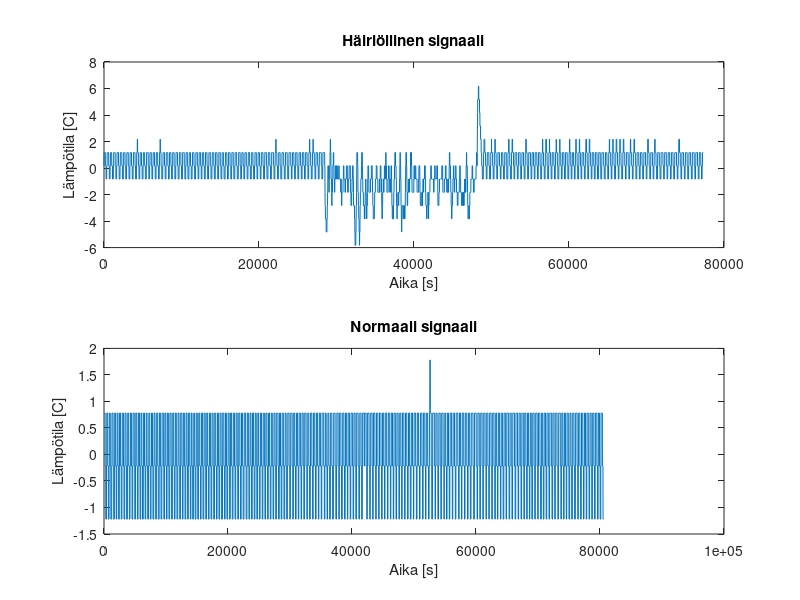
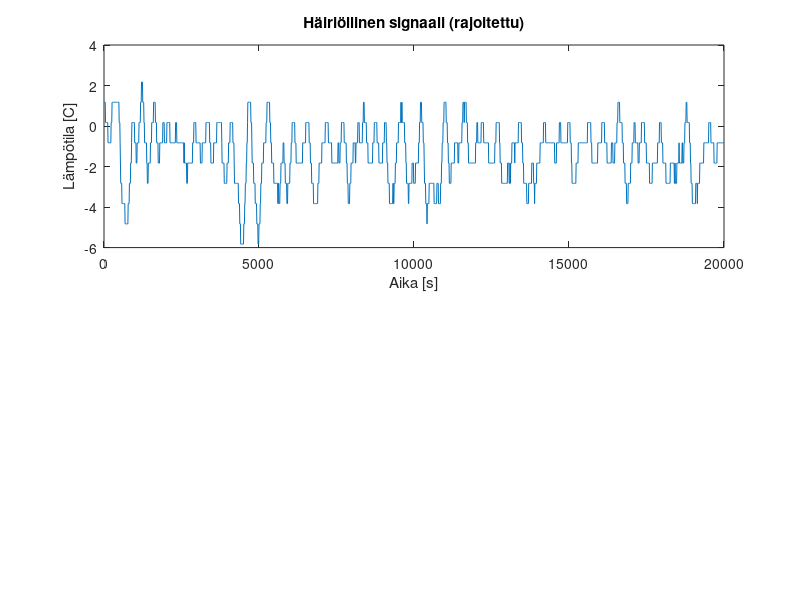
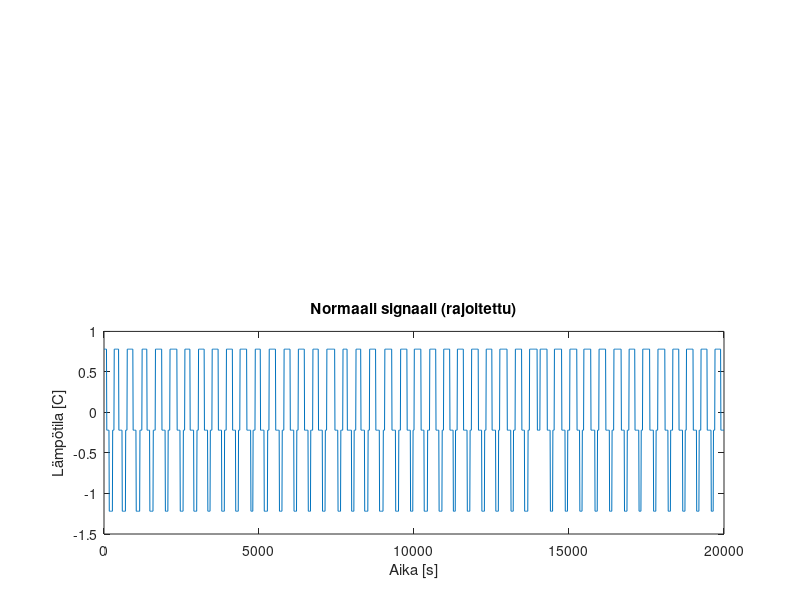
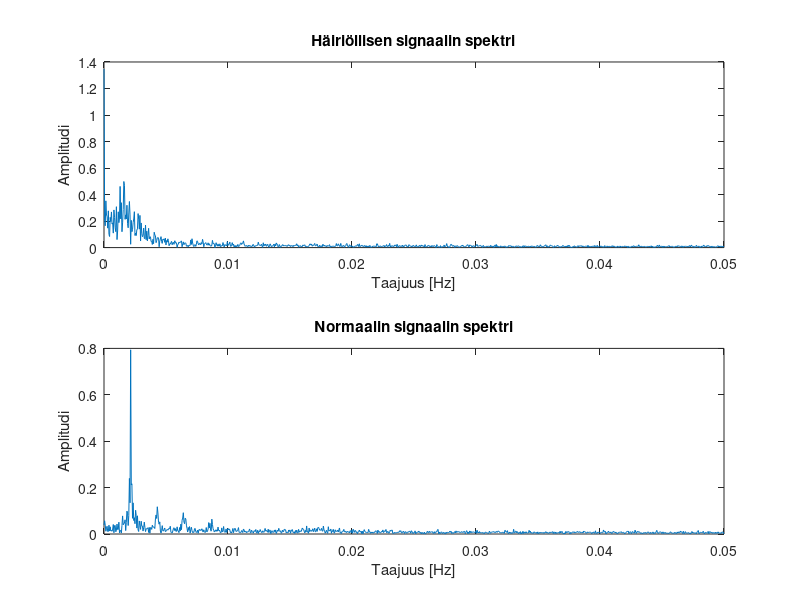

These figures' MATLAB source, in order:
% DiSiPer - lisätehtävä 3

% 1. Lue tiedostot
data_fault = load('fc_fault.mat');
if isempty(data_fault)
    error('Virhe: fc_fault.mat -tiedoston lataaminen epäonnistui.');
end

data_norm = load('fc_norm.mat');
if isempty(data_norm)
    error('Virhe: fc_norm.mat -tiedoston lataaminen epäonnistui.');
end

% Käytä oikeita muuttujien nimiä
fault_signal = data_fault.fc_fault;
norm_signal = data_norm.fc_norm;

% Näytteistystaajuus
fs = 0.1; % Hz
dt = 1/fs; % Näyteväliaika

% 2. Luo aikavektori ja piirrä alkuperäiset signaalit
t = 0:dt:(length(fault_signal)-1)*dt;
t2 = 0:dt:(length(norm_signal)-1)*dt;

figure;
subplot(2,1,1);
plot(t, fault_signal);
xlabel('Aika [s]');
ylabel('Lämpötila [C]');
title('Häiriöllinen signaali');

subplot(2,1,2);
plot(t2, norm_signal);
xlabel('Aika [s]');
ylabel('Lämpötila [C]');
title('Normaali signaali');

waitforbuttonpress;

% 3. Luo uudet muuttujat rajoitetulle aikavälille
start_index = 2800;
end_index = 4800;

fault_signal_zoom = fault_signal(start_index:end_index);
norm_signal_zoom = norm_signal(start_index:end_index);

t_zoom_fault = 0:dt:(length(fault_signal_zoom)-1)*dt;
t_zoom_norm = 0:dt:(length(norm_signal_zoom)-1)*dt;

% 4. Piirrä rajoitetun aikavälin signaalit omiin ikkunoihin subplot-komennolla
figure;
subplot(2,1,1);
plot(t_zoom_fault, fault_signal_zoom);
xlabel('Aika [s]');
ylabel('Lämpötila [C]');
title('Häiriöllinen signaali (rajoitettu)');

figure;
subplot(2,1,2);
plot(t_zoom_norm, norm_signal_zoom);
xlabel('Aika [s]');
ylabel('Lämpötila [C]');
title('Normaali signaali (rajoitettu)');

waitforbuttonpress;

% 5. Muodosta ja piirrä amplitudispektrit
N = length(fault_signal_zoom);
f = fs*(0:(N/2))/N;

fault_fft = fft(fault_signal_zoom);
norm_fft = fft(norm_signal_zoom);

P1_fault = abs(fault_fft/N);
P1_norm = abs(norm_fft/N);

P2_fault = P1_fault(1:N/2+1);
P2_norm = P1_norm(1:N/2+1);

P2_fault(2:end-1) = 2*P2_fault(2:end-1);
P2_norm(2:end-1) = 2*P2_norm(2:end-1);

figure;
subplot(2,1,1);
plot(f, P2_fault);
xlabel('Taajuus [Hz]');
ylabel('Amplitudi');
title('Häiriöllisen signaalin spektri');

subplot(2,1,2);
plot(f, P2_norm);
xlabel('Taajuus [Hz]');
ylabel('Amplitudi');
title('Normaalin signaalin spektri');

% 6. Spektrien tulkinta (disp-funktio)
disp('Spektrien tulkinta:');
disp('Häiriöllisen signaalin spektrissä on havaittavissa selvempiä piikkejä tietyillä taajuuksilla,');
disp('mikä viittaa siihen, että signaalissa on voimakkaampia jaksollisia komponentteja.');
disp('Normaalin signaalin spektri on tasaisempi, mikä viittaa siihen, että signaali on vakaampi');
disp('ja siinä on vähemmän jaksollisia häiriöitä.');
disp('Spektreissä on selvä ero piikkien esiintymisessä.');
